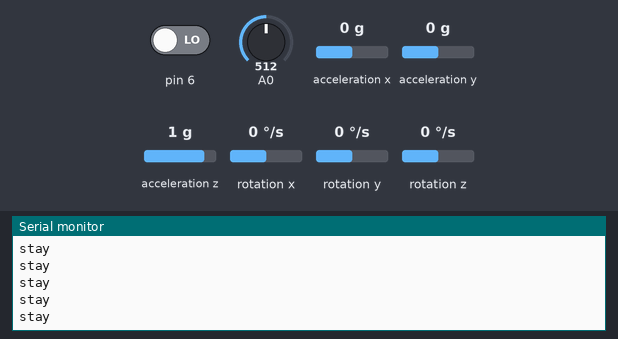
This sketch was run on a simulated Arduino Uno, built with avr-gcc and run on an emulated ATmega328P. Parts: the last lines printed to the serial monitor. The inputs (shaded band) are chosen by the test bench; at power-on: acceleration x 0 g, acceleration y 0 g, pin 6 LOW, A0 = 512, acceleration z 1 g, rotation x 0 °/s, rotation y 0 °/s, rotation z 0 °/s. No radio packets arrive unless stated.

Above: at 1.2 s.
1.3 s: acceleration x set to -1.4 g
At 1.8 s:
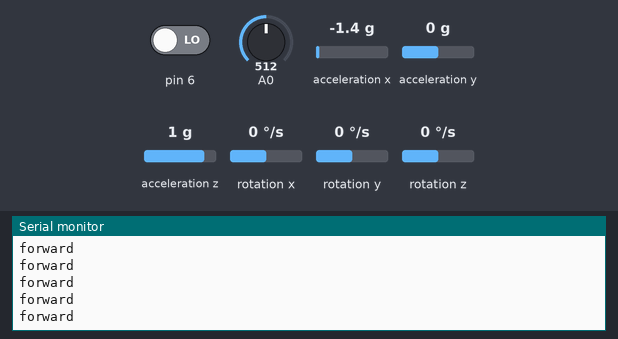
3.2 s: acceleration y set to -1.4 g
At 4.0 s:
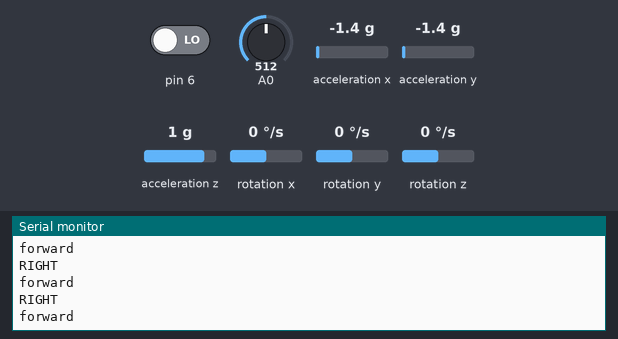
4.7 s: acceleration x set to 0 g
At 5.6 s:
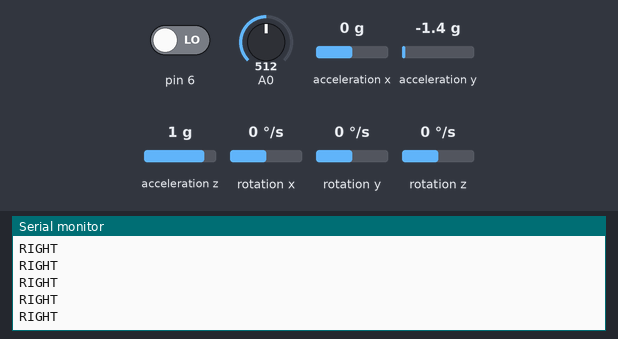
7.7 s: acceleration y set to 0 g
At 8.2 s:
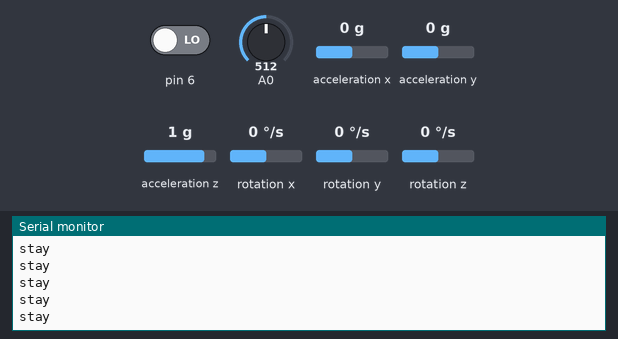
10.7 s: acceleration x set to -0.8 g
At 11.6 s:
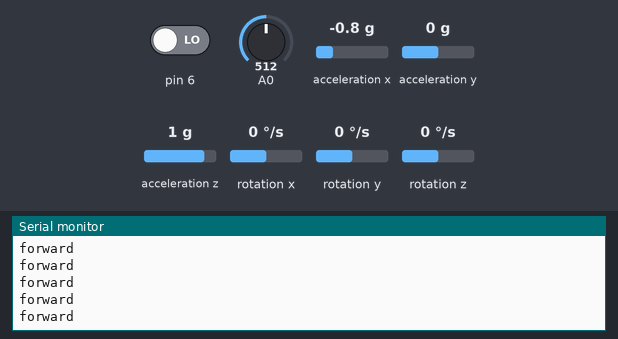
13.7 s: acceleration y set to 0.8 g
At 14.7 s:
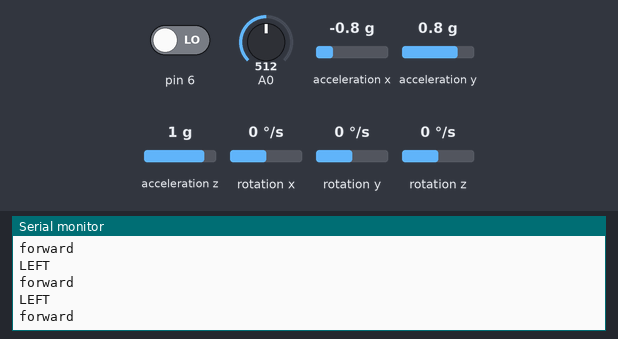

The sketch:

transmitter_throttel_v1.ino
```cpp
#include "I2Cdev.h"
#include "MPU6050.h"
#include "Wire.h"
#include <SPI.h>
#include "nRF24L01.h"
const uint64_t pipe = 0xE8E8F0F0E1LL;
#include "RF24.h"
MPU6050 accelgyro;

RF24 radio(9,10);
int msg[1];


int16_t ax, ay, az;
#define OUTPUT_READABLE_ACCELGYRO
void setup(){
           Serial.begin(9600);
           Serial.println("Initializing I2C devices...");

           radio.begin();
radio.openWritingPipe(pipe);

    accelgyro.initialize();
      Serial.println("Testing device connections...");
    Serial.println(accelgyro.testConnection() ? "MPU6050 connection successful" : "MPU6050 connection failed");
radio.stopListening();
pinMode(A0,INPUT);
pinMode(6,INPUT);
pinMode(7,INPUT);

}
void loop() {
 msg[0] =analogRead(A0)*0.25;

 //Serial.println((tht[0]));
 radio.write(msg,sizeof(msg));
  accelgyro.getAcceleration(&ax, &ay, &az);
  if((ax<7000 && ax>-7000) &&(ay<7000 && ay>-7000))

{Serial.println("stay");
msg[0]= 0;
radio.write(msg,1);
}
{
      if(ay>7000)
           {
            Serial.println("LEFT");
            msg[0]= 4;
              radio.write(msg,1);
            }

      if(ay<-7000){
             Serial.println("RIGHT");
             msg[0]= 3;
              radio.write(msg,1);
              }
{
if(ax>7000)
{Serial.println("reverse");
 msg[0]= 2;
              radio.write(msg,1);}

if(ax<-7000){
  Serial.println("forward");
   msg[0]= 1;
              radio.write(msg,1);
}}}

if(digitalRead(6)== 1 && digitalRead(7)== 1)
{
  msg[0]= 1000;
  radio.write(msg,sizeof(msg));
  Serial.println(digitalRead(6));
}
}
```

Measured:
- after the input at 1.3 s, the serial monitor: prints a new line after 0.07 s (image 1)
- after the input at 3.2 s, the serial monitor: prints a new line after 0.07 s (image 2)
- after the input at 7.7 s, the serial monitor: prints a new line after 0.07 s (image 4)
- after the input at 10.7 s, the serial monitor: prints a new line after 0.07 s (image 5)
- after the input at 13.7 s, the serial monitor: prints a new line after 0.07 s (image 6)
